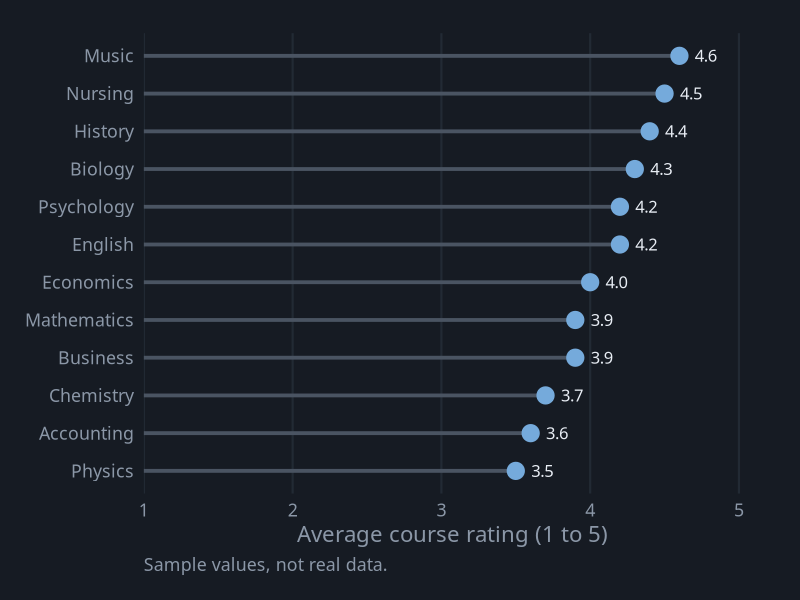
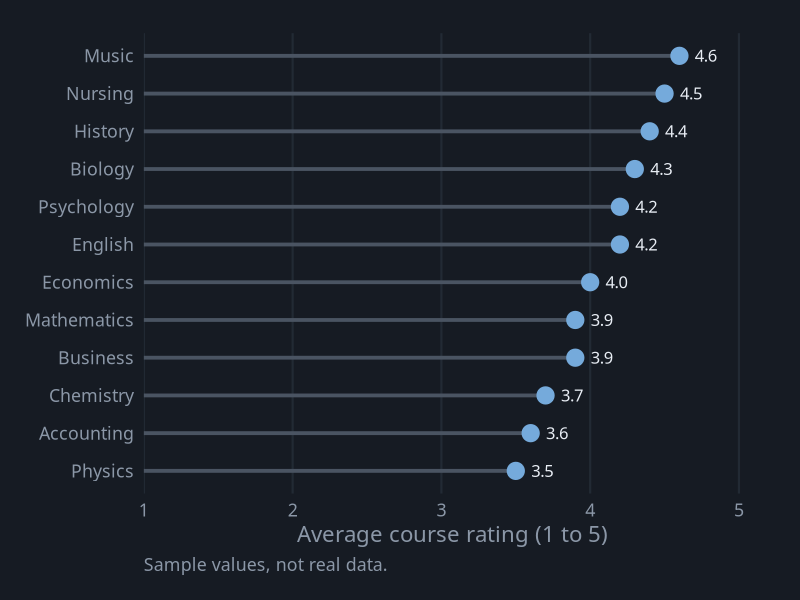

These figures' R source, in order:
# Lollipop Chart
# Question: How do departments compare on average course rating?
# Put this script and lollipop.csv in the same folder, then in RStudio choose
# Session > Set Working Directory > To Source File Location.

library(tidyverse)

# ---- Gallery look: dark background, soft gray text ----
font <- "IBM Plex Sans"   # use "sans" if IBM Plex Sans is not installed
ink  <- "#8B97A7"

theme_gallery <- function() {
  theme_minimal(base_size = 16, base_family = font) +
    theme(
      plot.background  = element_rect(fill = "#161B23", color = NA),
      panel.grid       = element_line(color = "#222A34"),
      panel.grid.minor = element_blank(),
      text             = element_text(color = ink),
      axis.text        = element_text(color = ink),
      legend.position  = "top",
      legend.title     = element_blank(),
      plot.margin      = margin(24, 28, 18, 18)
    )
}

df <- read_csv("lollipop.csv", show_col_types = FALSE) |>
  mutate(department = fct_reorder(department, avg_rating))   # highest at the top

p <- ggplot(df, aes(x = avg_rating, y = department)) +
  # stems start at 1, the lowest rating a course can get
  geom_segment(aes(x = 1, xend = avg_rating, yend = department), color = "#4A5462", linewidth = 1.3) +
  geom_point(color = "#75AADB", size = 5.5) +
  geom_text(aes(label = sprintf("%.1f", avg_rating)), hjust = -0.7,
            color = "#E8EDF4", family = font, size = 4.2) +
  scale_x_continuous(limits = c(1, 5.15), breaks = 1:5, expand = c(0, 0)) +
  labs(x = "Average course rating (1 to 5)", y = NULL, caption = "Sample values, not real data.") +
  theme_gallery() +
  theme(panel.grid.major.y = element_blank(), plot.caption = element_text(color = ink, hjust = 0))

ggsave("lollipop.png", p, width = 9, height = 6, dpi = 200)
p
